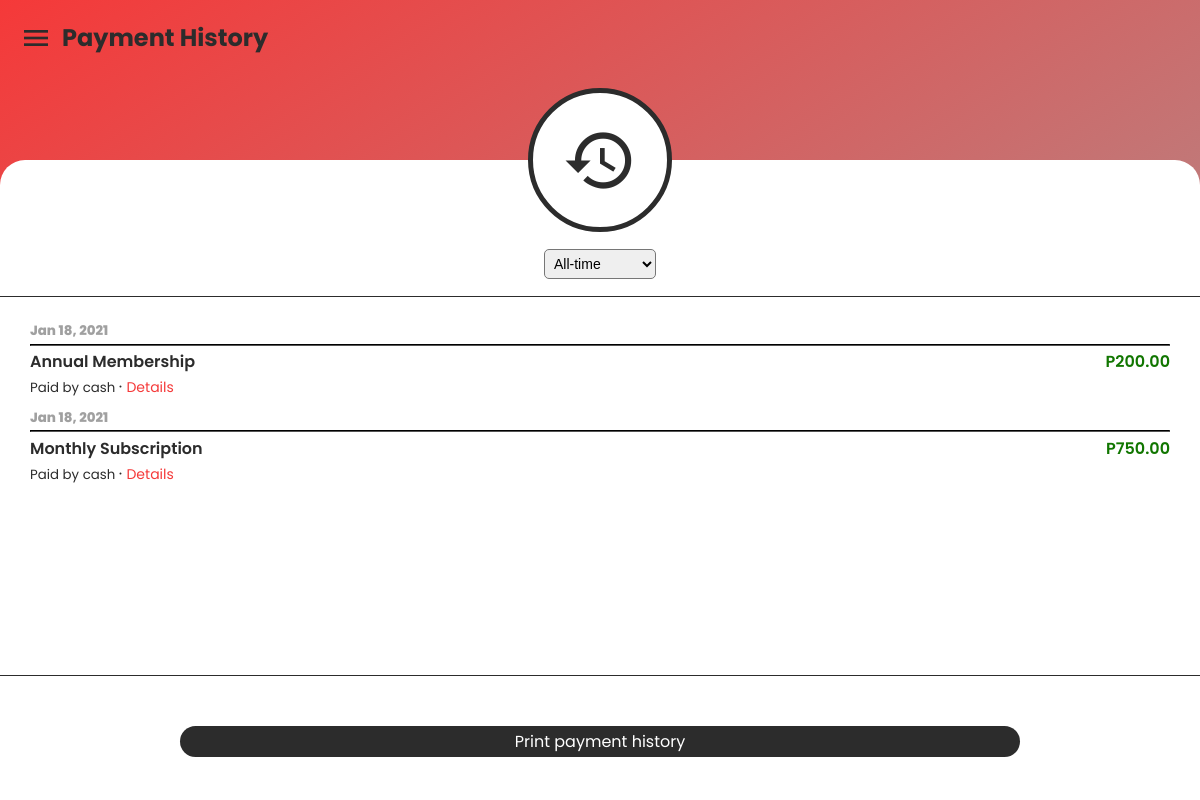
The page /pages/payment_history.php (signed in) on the database its author committed.
### tables this page shows
CREATE TABLE `paymentlog` (
  `payment_id` int(100) NOT NULL,
  `member_id` int(100) DEFAULT NULL,
  `first_name` varchar(100) DEFAULT NULL,
  `last_name` varchar(100) DEFAULT NULL,
  `payment_description` enum('Monthly Subscription','Annual Membership','Walk-in') DEFAULT NULL,
  `payment_type` enum('Cash','Online') NOT NULL,
  `date_payment` date DEFAULT NULL,
  `time_payment` varchar(15) NOT NULL,
  `payment_amount` varchar(4) DEFAULT NULL,
  `online_payment_id` varchar(9999) DEFAULT NULL,
  `admin_id` int(100) DEFAULT NULL
);

### pages/payment_history.php (the view, shortened to what this page needs)
<?php
require "./../functions/connect.php";
$sql = "SELECT * FROM paymentlog WHERE member_id = '".$_SESSION["member_id"]."' ORDER BY date_payment DESC";
$res = mysqli_query($con, $sql);
if(mysqli_num_rows($res) > 0) {
  $rows = array();
  while($row = mysqli_fetch_assoc($res)) {
    $rows[] = $row;
  }
} else {
  if(isset($_POST["timestamp"])){
    echo 0;
    exit();
  }
}
?>
<!DOCTYPE html>
<html lang="en">
<head>
  <link rel="stylesheet" href="./../css/default.css">
  <link rel="stylesheet" href="./../css/loader.css">
</head>
<body>
  <main>
    <div class="menu">
      <i class="material-icons" style="font-size: 32px;" id="menu">menu</i>
      <h2>Payment History</h2>
    </div>
    <div class="icon-div">
      <div class="icon-cont">
        <i class="material-icons">history</i>
      </div>
    </div>
    <div class="main-cont">
      <div class="button-cont">
        <select name="timestamp" id="timestamp">
          <option value="alltime" selected>All-time</option>
        </select>
      </div>
      <div class="history-div" id="history-div">
        <?php
        if(mysqli_num_rows($res) > 0):
          foreach($rows as $row):
        ?>
        <div class="list-div">
          <small class="payment-date fw-800 text-disabled">
          <?php
          $d = new DateTime($row["date_payment"]);
          $date = $d->format("M d, Y");
          echo $date;
          ?>
          </small>
          <hr>
          <div class="list-content">
            <div class="left">
              <p class="payment-for fw-600"><?php echo $row["payment_description"] ?></p>
              <small>
              <?php if($row["payment_type"] == "Online"): ?>
              Paid online
              <?php else:?>
              Paid by cash
              <?php endif ?>
              </small> &#183;
              <a href="#" class="text-red deets" data-id="<?php echo $row["payment_id"] ?>" onclick="showDetailsModal(this)">Details</a>
            </div>
            <div class="right">
              <p class="payment-amount fw-600 text-green">P<?php echo $row["payment_amount"] ?>.00</p>
            </div>
          </div>
        </div>
        <?php
          endforeach;
        else:
        ?>
        <div class="no-value" id="no-value">
          <p class="text-disabled">No payments to show.</p>
        </div>
        <?php endif ?>
      </div>
      <div class="print-cont">
        <button id="print-btn" class="btn btn-reg">Print payment history</button>
      </div>
    </div>
  </main>
</body>
</html>

### css/default.css (style rules this page uses)
html, body { margin: 0; font-family: 'Poppins', sans-serif; background: #bdc3c7; background: -webkit-gradient(linear, left top, right bottom, from(#f53939), to(#a0a0a0)); background: linear-gradient(to bottom right, #f53939, #a0a0a0); color: #2c2c2c; }
a { text-decoration: none; color: #2c2c2c; font-weight: 400; -webkit-transition: .3s; transition: .3s; }
p, h1, h2, h3, h4, h5, h6 { margin: 0 !important; }
.text-red { color: #f53939 !important; }
.text-green { color: #117600 !important; }
.text-disabled { color: #A0A0A0 !important; }
.fw-600 { font-weight: 600; }
.fw-800 { font-weight: 800; }
.btn { margin: 50px 0 25px 0; padding: 5px; font-family: "Poppins", sans-serif; border: 0; border-radius: 50px; width: 100%; background: #2c2c2c; color: white; font-size: 1rem; -webkit-transition: .3s; transition: .3s; font-weight: 500; }
.btn.btn-reg { letter-spacing: 0; padding: 3px; font-weight: normal !important; }
*, *:before, *:after { -webkit-box-sizing: border-box; box-sizing: border-box; }
body, html { height: 100%; -webkit-tap-highlight-color: rgba(0, 0, 0, 0); -webkit-tap-highlight-color: transparent; }
main { overflow-x: hidden; width: 100vw; height: 100vh; position: relative; }
main .menu { padding-top: 20px; padding-left: 20px; display: -webkit-box; display: -ms-flexbox; display: flex; -webkit-box-align: center; -ms-flex-align: center; align-items: center; z-index: 3; }
main .menu h2 { padding-left: 10px; }
main .icon-div { width: 100%; display: -webkit-box; display: -ms-flexbox; display: flex; -webkit-box-pack: center; -ms-flex-pack: center; justify-content: center; -webkit-box-align: center; -ms-flex-align: center; align-items: center; position: absolute; top: 11vh; z-index: 2; }
main .icon-div .icon-cont { height: 18vh; width: 18vh; background: white; border-radius: 100%; border: 5px solid #2c2c2c; display: -webkit-box; display: -ms-flexbox; display: flex; -webkit-box-pack: center; -ms-flex-pack: center; justify-content: center; -webkit-box-align: center; -ms-flex-align: center; align-items: center; }
main .icon-div .icon-cont i { font-size: 75px; }
main .main-cont { padding-bottom: 0 !important; padding-top: 0 !important; padding: 30px; background: white; background-attachment: fixed; position: absolute; width: 100%; min-height: 80vh; top: 20vh; border-radius: 25px 25px 0 0; }

### css/loader.css (style rules this page uses)
html, body { margin: 0; font-family: 'Poppins', sans-serif; background: #bdc3c7; background: -webkit-gradient(linear, left top, right bottom, from(#f53939), to(#a0a0a0)); background: linear-gradient(to bottom right, #f53939, #a0a0a0); color: #2c2c2c; }
a { text-decoration: none; color: #2c2c2c; font-weight: 400; -webkit-transition: .3s; transition: .3s; }
p, h1, h2, h3, h4, h5, h6 { margin: 0 !important; }
.text-red { color: #f53939 !important; }
.text-green { color: #117600 !important; }
.text-disabled { color: #A0A0A0 !important; }
.fw-600 { font-weight: 600; }
.fw-800 { font-weight: 800; }

### pages/payment_history.php (style rules this page uses)
main { overflow-y: hidden !important; }
.main-cont { padding-left: 0 !important; }
.button-cont { width: 100vw; padding: 0 !important; margin-top: 9vh; height: 8vh; display: flex; justify-content: center; align-items: center; }
.button-cont select { padding: 5px; border-radius: 5px; font-size: 14px; }
.history-div { border-top: 1px solid #2c2c2c; border-bottom: 1px solid #2c2c2c; width: 100vw; height: 47.5vh; overflow-y: scroll; overflow-x: hidden; padding-top: 20px; padding-left: 30px; padding-right: 30px; }
.print-cont { display: flex; justify-content: center; align-items: center; width: 100vw; }
.print-cont button { width: 70%; }
.list-div { width: 100%; margin-bottom: 5px; }
.list-div hr { margin-block-start: 0.1em !important; margin-block-end: 0.2em !important; border-color: black; border-width: 1px; }
.list-div .list-content { display: flex; justify-content: space-between; }
.list-content a { font-size: 14px; }

### rows shown on the page
paymentlog: date_payment "Jan 18, 2021", payment_description "Annual Membership", payment_type "Paid by cash", payment_amount "200"
paymentlog: date_payment "Jan 18, 2021", payment_description "Monthly Subscription", payment_type "Paid by cash", payment_amount "750"
